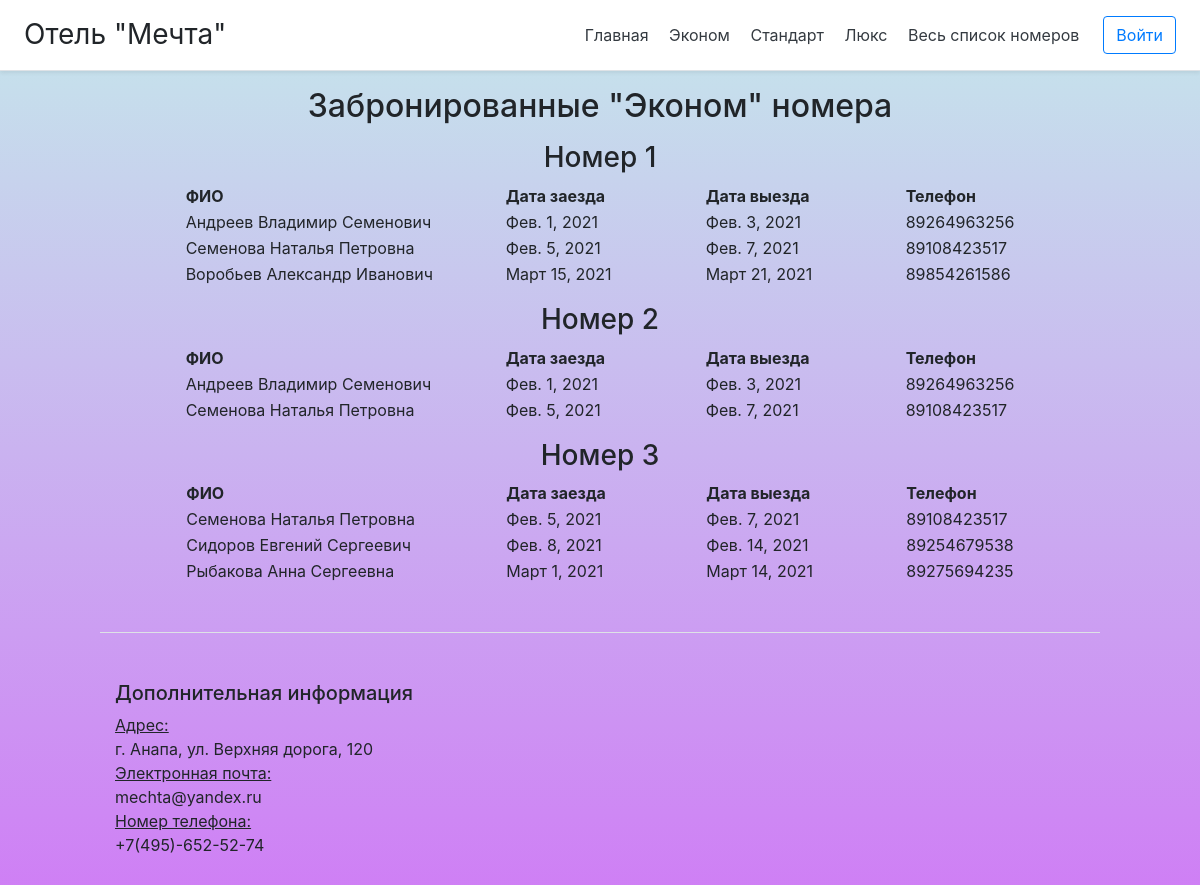
/economy_room, run on the app's committed database.
### hotel/models.py (models this page shows, shortened)
class Room(models.Model):
    number = models.CharField('Номер', max_length=15)
    count = models.IntegerField('Вместимость, чел.')
    type = models.CharField('Тип номера', max_length=10)
    price = models.PositiveSmallIntegerField('Цена за сутки, руб.')
    name = models.ManyToManyField(Guest, verbose_name='ФИО', related_name='Name')
    class Meta:
        verbose_name = 'Номера'
        verbose_name_plural = 'Номера'

class Guest(models.Model):
    name = models.CharField('ФИО', max_length=100)
    phone = models.CharField('Номер телефона', max_length=11)
    amount = models.IntegerField('Количество постояльцев')
    data1 = models.DateField('Дата заезда')
    data2 = models.DateField('Дата выезда')
    class Meta:
        verbose_name = 'Постояльцы'
        verbose_name_plural = 'Постояльцы'
        ordering = ["data1"]

### hotel/views.py (the view)
# urls.py: path('economy_room', views.economy, name='economy'),
def economy(request):
    rooms = Room.objects.all()
    return render(request, 'hotel/economy.html', {'economy': rooms})

### hotel/templates/hotel/economy.html (shortened to what this page needs)
{% extends 'hotel/base.html' %}
{% block content %}
    <h2 class="text-center">Забронированные "Эконом" номера</h2>
    {% for room in economy %}
        {% if room.type == "Эконом" %}
            <p>
                <h3 align="center">{{room.number}}</h3>
                <table align="center">
                    <tr><th width="320">ФИО</th><th width="200">Дата заезда</th><th width="200">Дата выезда</th><th>Телефон</th></tr>
                    {% for guest in room.name.all %}
                    <tr><td>{{ guest.name }}</td><td>{{ guest.data1 }}</td><td>{{ guest.data2 }}</td> <td>{{ guest.phone }}</td></tr>
                    {% endfor %}
                </table>
            </p>
        {% endif %}
    {% endfor %}
{% endblock %}

### hotel/templates/hotel/base.html (shortened to what this page needs)
<!doctype html>
<html lang="ru">
{% load static %}
<head>
    <link rel="stylesheet" href="https://stackpath.bootstrapcdn.com/bootstrap/4.5.2/css/bootstrap.min.css">
</head>
<body style="background: linear-gradient(rgba(197, 232, 235, 1), rgba(207, 125, 245, 1))">
    <div class="d-flex flex-column flex-md-row align-items-center p-3 px-md-4 mb-3 bg-white border-bottom shadow-sm">
        <h3 class="my-0 mr-md-auto font-weight-normal">Отель "Мечта"</h3>
        <nav class="my-2 my-md-0 mr-md-3">
            <a class="p-2 text-dark" href="{% url 'main' %}">Главная</a>
            <a class="p-2 text-dark" href="{% url 'economy' %}">Эконом</a>
            <a class="p-2 text-dark" href="{% url 'normal' %}">Стандарт</a>
            <a class="p-2 text-dark" href="{% url 'lux' %}">Люкс</a>
            <a class="p-2 text-dark" href="{% url 'list' %}">Весь список номеров</a>
        </nav>
        <a class="btn btn-outline-primary" href="admin">Войти</a>
    </div>
    <div class="container">
        {% block content %}{% endblock %}
    </div>
        <footer class="pt-4 my-md-5 pt-md-5 border-top" style="margin:0 100px 0 100px">
          <div class="col-6 col-md">
            <h5>Дополнительная информация</h5>
            <ul class="list-unstyled text-small">
              <li><a><u>Адрес:</u></a></li>
              <li><a>г. Анапа, ул. Верхняя дорога, 120</a></li>
              <li><a><u>Электронная почта:</u></a></li>
              <li><a>mechta@yandex.ru</a></li>
              <li><a><u>Номер телефона:</u></a></li>
              <li><a>+7(495)-652-52-74 </a></li>
            </ul>
          </div>
      </footer>
</body>
</html>

### data on the page
Room: number "Номер 1"
Guest: name "Андреев Владимир Семенович", data1 "Фев. 1, 2021", data2 "Фев. 3, 2021", phone "89264963256"
Guest: name "Семенова Наталья Петровна", data1 "Фев. 5, 2021", data2 "Фев. 7, 2021", phone "89108423517"
Guest: name "Воробьев Александр Иванович", data1 "Март 15, 2021", data2 "Март 21, 2021", phone "89854261586"
Room: number "Номер 2"
Room: number "Номер 3"
Guest: name "Сидоров Евгений Сергеевич", data1 "Фев. 8, 2021", data2 "Фев. 14, 2021", phone "89254679538"
Guest: name "Рыбакова Анна Сергеевна", data1 "Март 1, 2021", data2 "Март 14, 2021", phone "89275694235"
